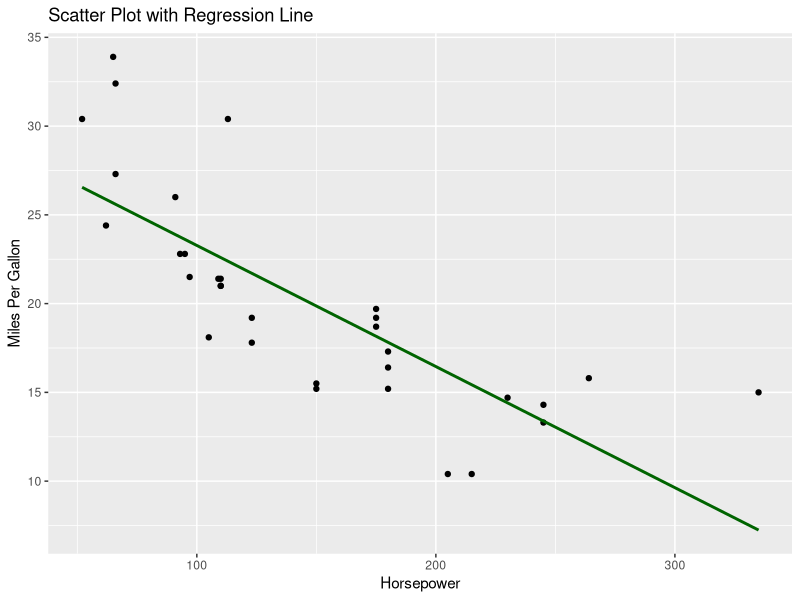

Recreate this plot in R.
## ---- chunk 1
knitr::opts_chunk$set(echo = TRUE)
## ---- chunk 2
library(ggplot2)
## ---- chunk 3
mtcars
## ---- chunk 4
# Calculating the mean for hp and mpg
mean_hp = mean(mtcars$hp)
mean_mpg = mean(mtcars$mpg)

mean_hp
mean_mpg
## ---- chunk 5
# Calculating the standard deviation for hp and mpg
std_hp = sd(mtcars$hp)
std_mpg = sd(mtcars$mpg)

std_hp
std_mpg
## ---- chunk 6
# Getting the five-number summary for hp and mpg
fivenum(mtcars$hp)
fivenum(mtcars$mpg)
## ---- chunk 7
correlation_coeffs = cor(mtcars)
correlation_coeffs["hp","mpg" ]
## ---- chunk 8
regression_model = lm(mpg ~ hp, data = mtcars)
regression_model
summary(regression_model)
## ---- chunk 9
regression_plot = ggplot(mtcars, aes(x = hp, y = mpg)) +
  geom_point() +
  geom_smooth(method = "lm", se = FALSE, color = "darkgreen") +
  labs(title = "Scatter Plot with Regression Line",
       x = "Horsepower", 
       y = "Miles Per Gallon")

regression_plot
